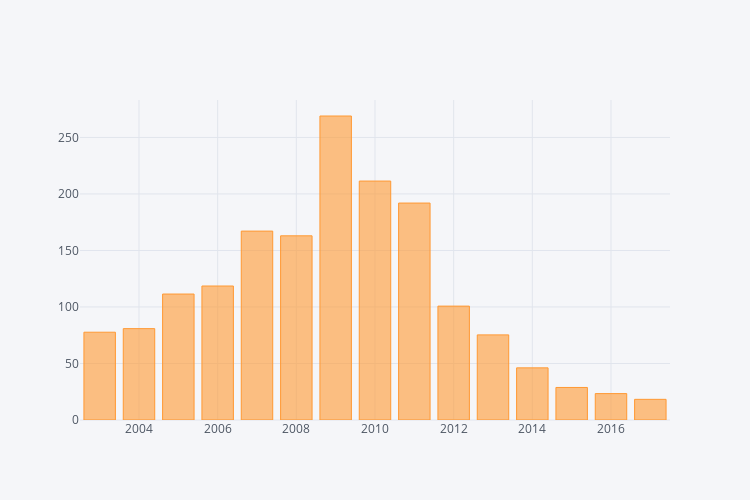

The cell this chart's notebook holds for it:
### Code cell
iplot(c.loc[:, 'commits_per_committer'].iplot(asFigure=True, dimensions=(750, 500), kind="bar"))

### Figure 1 — Plotly figure (JSON) as saved in the notebook; plotly's stock layout.template omitted (floating-point values rounded to 4 significant figures)
{"data": [{"marker": {"color": "rgba(255, 153, 51, 0.6)", "line": {"color": "rgba(255, 153, 51, 1.0)", "width": 1}}, "name": "commits_per_committer", "orientation": "v", "text": "", "type": "bar", "x": [2003, 2004, 2005, 2006, 2007, 2008, 2009, 2010, 2011, 2012, 2013, 2014, 2015, 2016, 2017], "y": [77.67, 80.83, 111.4, 118.5, 167.1, 162.9, 268.9, 211.4, 191.9, 100.8, 75.29, 46.12, 28.78, 23.36, 18.28]}], "layout": {"height": 500, "legend": {"bgcolor": "#F5F6F9", "font": {"color": "#4D5663"}}, "paper_bgcolor": "#F5F6F9", "plot_bgcolor": "#F5F6F9", "titlefont": {"color": "#4D5663"}, "width": 750, "xaxis1": {"gridcolor": "#E1E5ED", "showgrid": true, "tickfont": {"color": "#4D5663"}, "title": "", "titlefont": {"color": "#4D5663"}, "zerolinecolor": "#E1E5ED"}, "yaxis1": {"gridcolor": "#E1E5ED", "showgrid": true, "tickfont": {"color": "#4D5663"}, "title": "", "titlefont": {"color": "#4D5663"}, "zerolinecolor": "#E1E5ED"}}}
